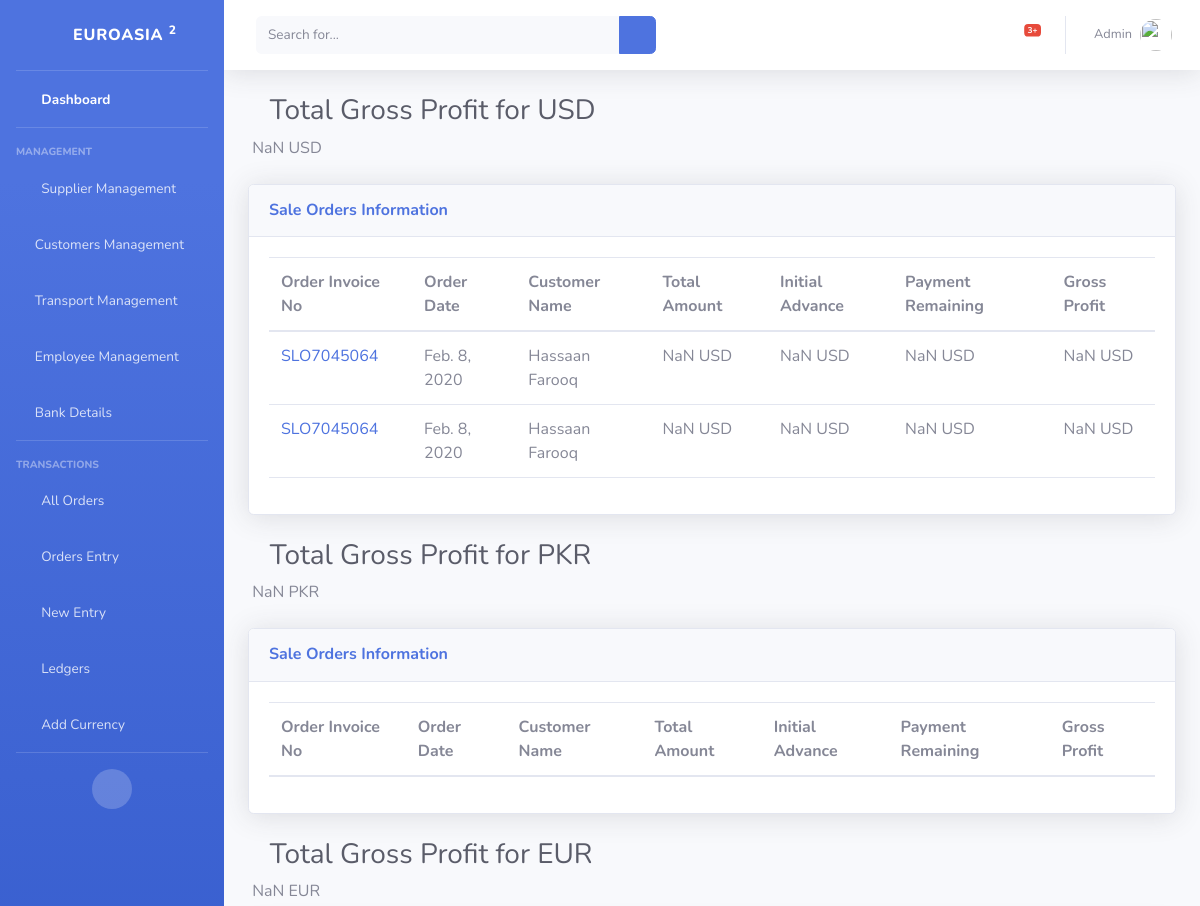
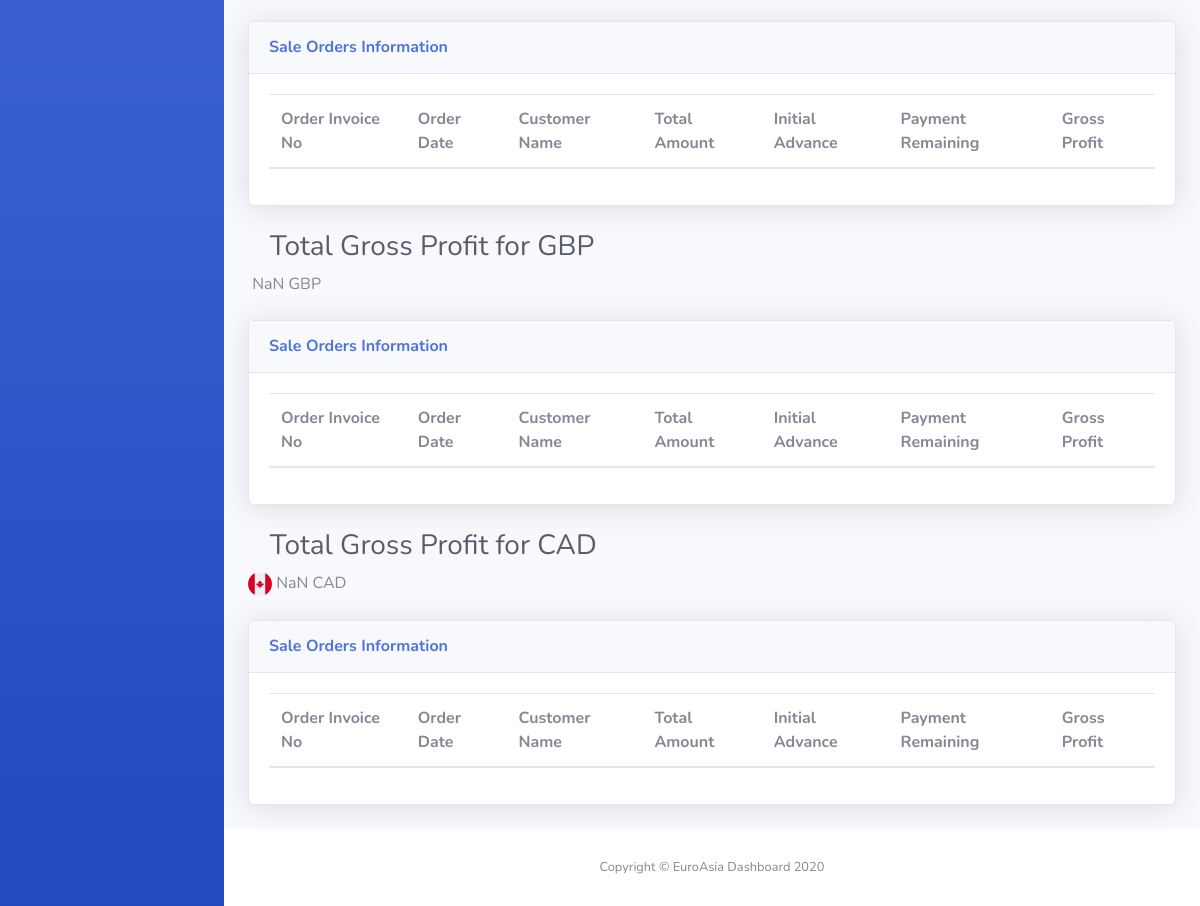
The page /gross_profit_details/ (signed in) on the database its author committed (2 pictures, top to bottom).
### app/models.py (models this page shows, shortened)
class SaleOrder(models.Model):
    order_invoice_no = models.CharField(max_length=300,null=False)
    order_date = models.DateField()
    customer = models.ForeignKey(Customer, related_name="sale_order", on_delete=models.CASCADE)
    customer_account_currency = models.ForeignKey(Currency, related_name="sale_order_customer_currency", on_delete=models.CASCADE)
    material = models.CharField(max_length=150, blank=True)
    purchase_order = models.ForeignKey(PurchaseOrder, related_name="sale_order_purchase_order", on_delete=models.CASCADE)
    selling_quantity = models.IntegerField(null=False)
    selling_price = models.FloatField(null=False)
    date_of_arrival = models.DateField()
    advance = models.FloatField(null=False)
    currency = models.ForeignKey(Currency, related_name="sale_order_currency", on_delete=models.CASCADE)
    payment_due_date = models.DateField()
    payment_method = models.CharField(max_length=150, null=False)
    bank_account_payment = models.ForeignKey(BankAccount, related_name="bank_account_payment_sale_order", on_delete=models.CASCADE)
    pdf_attachment_box = models.FileField(upload_to="Files", blank=True)
    notes = models.TextField(blank=True)
    exchange_rate = models.FloatField(null=False)
    total = models.FloatField(null=False)
    gross_profit = models.FloatField()
    payment_remaining = models.FloatField()
    display_name = models.TextField(null=False)
    admin_cost = models.FloatField(null=False)
    unit = models.CharField(max_length=150, null=False)
    banking_charges = models.FloatField()
    amount_received = models.FloatField()

class Customer(models.Model):
    customer_id = models.CharField(max_length=150, null=False)
    customer_name = models.CharField(max_length=150, null=False)
    customer_phone = models.CharField(max_length=150, blank=True)
    customer_type = models.CharField(max_length=150, null=False)
    customer_mobile = models.CharField(max_length=150, blank=True)
    customer_fax = models.CharField(max_length=150, blank=True)
    billing_address = models.TextField(null=False)
    shipping_address = models.TextField(null=False)
    city = models.CharField(max_length=150, blank=True)
    country = models.CharField(max_length=150, blank=True)
    postal_code = models.CharField(max_length=150, blank=True)
    currency = models.ForeignKey(Currency, related_name="customer", on_delete=models.CASCADE)
    bank_account_iban = models.CharField(max_length=150, blank=True)
    bank_account_title = models.CharField(max_length=150, blank=True)
    opening_balance = models.FloatField(null=False)
    pdf_attachment_box = models.FileField(upload_to="Files", blank=True)
    notes = models.TextField(blank=True)

class Currency(models.Model):
    currency_name = models.CharField(max_length=150, null=False)
    currency_symbol = models.CharField(max_length=150, null=False)
    abbreviation = models.CharField(max_length=150)

### app/views.py (the view)
# urls.py: url(r'^gross_profit_details/', views.gross_profit_details, name="gross_profit_details"),
def gross_profit_details(request):
    if 'logged_in' in request.session:
        sale_orders_usd = SaleOrder.objects.filter(currency=1)
        sale_orders_pkr = SaleOrder.objects.filter(currency=2)
        sale_orders_eur = SaleOrder.objects.filter(currency=3)
        sale_orders_gbp = SaleOrder.objects.filter(currency=4)
        sale_orders_cad = SaleOrder.objects.filter(currency=5)
        gross_profit_usd = sale_orders_usd.aggregate(Sum('gross_profit'))
        gross_profit_pkr = sale_orders_pkr.aggregate(Sum('gross_profit'))
        gross_profit_eur = sale_orders_eur.aggregate(Sum('gross_profit'))
        gross_profit_gbp = sale_orders_gbp.aggregate(Sum('gross_profit'))
        gross_profit_cad = sale_orders_cad.aggregate(Sum('gross_profit'))
        orders = {
            'sale_orders_usd': sale_orders_usd,
            'sale_orders_pkr': sale_orders_pkr,
            'sale_orders_eur': sale_orders_eur,
            'sale_orders_gbp': sale_orders_gbp,
            'sale_orders_cad': sale_orders_cad
        }
        gross_profits = {
            'gross_profit_usd': gross_profit_usd['gross_profit__sum'] if gross_profit_usd['gross_profit__sum'] else 0,
            'gross_profit_pkr': gross_profit_pkr['gross_profit__sum'] if gross_profit_pkr['gross_profit__sum'] else 0,
            'gross_profit_eur':gross_profit_eur['gross_profit__sum'] if gross_profit_eur['gross_profit__sum'] else 0,
            'gross_profit_gbp':gross_profit_gbp['gross_profit__sum'] if gross_profit_gbp['gross_profit__sum'] else 0,
            'gross_profit_cad':gross_profit_cad['gross_profit__sum'] if gross_profit_cad['gross_profit__sum'] else 0
        }
        return render(request, 'gross_profit_details.html', {'orders':orders, 'gross_profits':gross_profits})
    else:
        return redirect('login')

### app/templates/gross_profit_details.html (shortened to what this page needs)
{% include './includes/sidebar.html' %}
{% load static %}
<link href="{% static 'vendor/datatables/dataTables.bootstrap4.min.css' %}" rel="stylesheet">
<div class="container-fluid">
    <h1 class="h3 mb-2 text-gray-800"><i class="fas fa-sort"></i>Total Gross Profit for USD </h1>
    <p class="mb-4"><img src="{% static 'img/unitedflag.png' %}" alt=""> <span class="currency">{{gross_profits.gross_profit_usd}}</span> USD</p>
    <div class="card shadow mb-4">
        <div class="card-header py-3">
            <h6 class="m-0 font-weight-bold text-primary">Sale Orders Information</h6>
        </div>
        <div class="card-body">
            <div class="table-responsive">
                <table class="table table-bordered" id="dataTable" width="100%" cellspacing="0">
                    <thead>
                    <tr>
                        <th>Order Invoice No</th>
                        <th>Order Date</th>
                        <th>Customer Name</th>
                        <th>Total Amount</th>
                        <th>Initial Advance</th>
                        <th>Payment Remaining</th>
                        <th>Gross Profit</th>
                    </tr>
                    </thead>
                    <tbody>
                    {% for sale_order in orders.sale_orders_usd %}
                    <td><a href="{% url 'order_view' id=sale_order.id %}">{{sale_order.order_invoice_no}}</a></td>
                    <td>{{sale_order.order_date}}</td>
                    <td>{{sale_order.customer.customer_name}}</td>
                    <td><span class="currency">{{sale_order.total}}</span> {{sale_order.currency.abbreviation}}</td>
                    <td><span class="currency">{{sale_order.advance}}</span> {{sale_order.customer_account_currency.abbreviation}}</td>
                    <td><span class="currency">{{sale_order.payment_remaining}}</span> {{sale_order.currency.abbreviation}}</td>
                    <td><span class="currency">{{sale_order.gross_profit}}</span> USD</td>
                    {% endfor %}
                    </tbody>
                </table>
            </div>
        </div>
    </div>
    <h1 class="h3 mb-2 text-gray-800"><i class="fas fa-sort"></i>Total Gross Profit for PKR</h1>
    <p class="mb-4"><img src="{% static 'img/pakistan.png' %}" alt=""> <span class="currency">{{gross_profits.gross_profit_pkr}}</span> PKR</p>
    <div class="card shadow mb-4">
        <div class="card-header py-3">
            <h6 class="m-0 font-weight-bold text-primary">Sale Orders Information</h6>
        </div>
        <div class="card-body">
            <div class="table-responsive">
                <table class="table table-bordered" id="dataTable2" width="100%" cellspacing="0">
                    <thead>
                    <tr>
                        <th>Order Invoice No</th>
                        <th>Order Date</th>
                        <th>Customer Name</th>
                        <th>Total Amount</th>
                        <th>Initial Advance</th>
                        <th>Payment Remaining</th>
                        <th>Gross Profit</th>
                    </tr>
                    </thead>
                </table>
            </div>
        </div>
    </div>
    <h1 class="h3 mb-2 text-gray-800"><i class="fas fa-sort"></i>Total Gross Profit for EUR</h1>
    <p class="mb-4"><img src="{% static 'img/euro.png' %}" alt=""> <span class="currency">{{gross_profits.gross_profit_eur}}</span> EUR</p>
    <div class="card shadow mb-4">
        <div class="card-header py-3">
            <h6 class="m-0 font-weight-bold text-primary">Sale Orders Information</h6>
        </div>
        <div class="card-body">
            <div class="table-responsive">
                <table class="table table-bordered" id="dataTable3" width="100%" cellspacing="0">
                    <thead>
                    <tr>
                        <th>Order Invoice No</th>
                        <th>Order Date</th>
                        <th>Customer Name</th>
                        <th>Total Amount</th>
                        <th>Initial Advance</th>
                        <th>Payment Remaining</th>
                        <th>Gross Profit</th>
                    </tr>
                    </thead>
                </table>
            </div>
        </div>
    </div>
    <h1 class="h3 mb-2 text-gray-800"><i class="fas fa-sort"></i>Total Gross Profit for GBP</h1>
    <p class="mb-4"><img src="{% static 'img/england.png' %}" alt=""> <span class="currency">{{gross_profits.gross_profit_gbp}}</span> GBP</p>
    <div class="card shadow mb-4">
        <div class="card-header py-3">
            <h6 class="m-0 font-weight-bold text-primary">Sale Orders Information</h6>
        </div>
        <div class="card-body">
            <div class="table-responsive">
                <table class="table table-bordered" id="dataTable4" width="100%" cellspacing="0">
                    <thead>
                    <tr>
                        <th>Order Invoice No</th>
                        <th>Order Date</th>
                        <th>Customer Name</th>
                        <th>Total Amount</th>
                        <th>Initial Advance</th>
                        <th>Payment Remaining</th>
                        <th>Gross Profit</th>
                    </tr>
                    </thead>
                </table>
            </div>
        </div>
    </div>
    <h1 class="h3 mb-2 text-gray-800"><i class="fas fa-sort"></i>Total Gross Profit for CAD</h1>
    <p class="mb-4"><img src="{% static 'img/canada.png' %}" alt=""> <span class="currency">{{gross_profits.gross_profit_cad}}</span> CAD</p>
    <div class="card shadow mb-4">
        <div class="card-header py-3">
            <h6 class="m-0 font-weight-bold text-primary">Sale Orders Information</h6>
        </div>
        <div class="card-body">
            <div class="table-responsive">
                <table class="table table-bordered" id="dataTable5" width="100%" cellspacing="0">
                    <thead>
                    <tr>
                        <th>Order Invoice No</th>
                        <th>Order Date</th>
                        <th>Customer Name</th>
                        <th>Total Amount</th>
                        <th>Initial Advance</th>
                        <th>Payment Remaining</th>
                        <th>Gross Profit</th>
                    </tr>
                    </thead>
                </table>
            </div>
        </div>
    </div>
</div>
</div>
<footer class="sticky-footer bg-white">
    <div class="container my-auto">
        <div class="copyright text-center my-auto">
            <span>Copyright &copy; EuroAsia Dashboard 2020</span>
        </div>
    </div>
</footer>
</div>
</div>
</body>
</html>

### rows shown on the page
SaleOrder: order_invoice_no "SLO7045064", order_date "Feb. 8, 2020", customer.customer_name "Hassaan Farooq", currency.abbreviation "USD", customer_account_currency.abbreviation "USD"
SaleOrder: order_invoice_no "SLO7045064", order_date "Feb. 8, 2020", customer.customer_name "Hassaan Farooq", currency.abbreviation "USD", customer_account_currency.abbreviation "USD"
